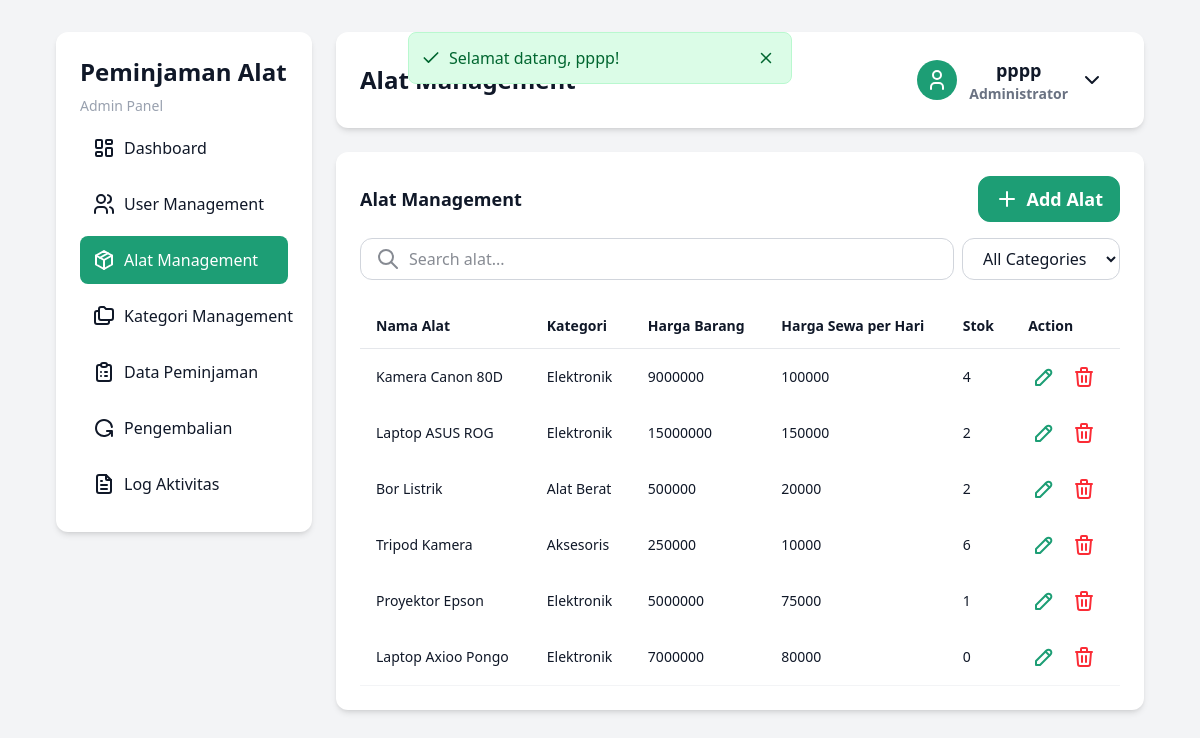
Page /pages/admin/alat.php (signed in) on the earlier database version.
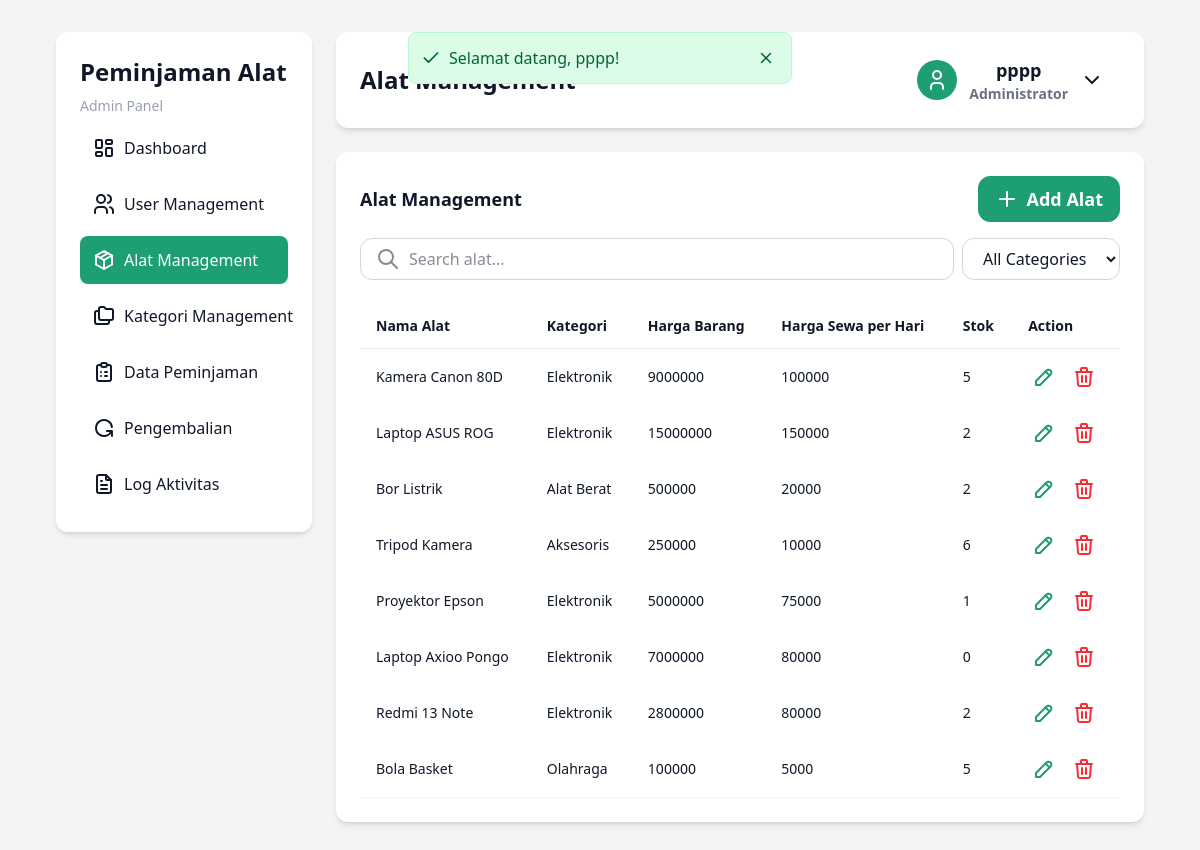
Same page on the later database version.
### tables this page shows
CREATE TABLE `alat` (
  `id_alat` int NOT NULL,
  `id_kategori` int NOT NULL,
  `nama_alat` varchar(150) NOT NULL,
  `harga_barang` int NOT NULL,
  `harga_sewa` int NOT NULL,
  `stok` int NOT NULL,
  `created_at` timestamp NOT NULL DEFAULT CURRENT_TIMESTAMP
);

CREATE TABLE `kategori` (
  `id_kategori` int NOT NULL,
  `nama_kategori` varchar(100) NOT NULL,
  `keterangan` text,
  `created_at` timestamp NOT NULL DEFAULT CURRENT_TIMESTAMP
);

### pages/admin/alat.php (the view, shortened to what the changed rows need)
<?php
include '../../config/conn.php';
$query = mysqli_query($conn, "SELECT alat.*, kategori.nama_kategori FROM alat
                                              JOIN kategori ON alat.id_kategori = kategori.id_kategori");
?>
<!DOCTYPE html>
<html lang="en">
  <head>
    <link rel="stylesheet" href="../../src/output.css" />
  </head>
  <body class="flex gap-6 min-h-screen w-full py-8 px-14">
    <?php
      include '../components/sidebar.php'
?>
    <main class="right-dashboard-section">
      <div class="main-card">
        <section class="equipment-table-section">
          <table class="crud-table">
            <thead>
              <tr>
                <td class="table-header">Nama Alat</td>
                <td class="table-header">Kategori</td>
                <td class="table-header">Harga Barang</td>
                <td class="table-header">Harga Sewa per Hari</td>
                <td class="table-header">Stok</td>
                <td class="table-header">Action</td>
              </tr>
            </thead>
            <tbody>
              <?php
while ($data = mysqli_fetch_assoc($query)) :
    ?>
              <tr data-id-kategori="<?= $data['id_kategori']; ?>">
                <td><?= $data['nama_alat']; ?> </td>
                <td><?= $data['nama_kategori'] ?></td>
                <td><?= $data['harga_barang'] ?></td>
                <td><?= $data['harga_sewa'] ?></td>
                <td><?= $data['stok'] ?></td>
                <td class="button-wrapper">
                  <a
                    href="#"
                    class="edit-button"
                    data-id="<?= $data['id_alat']; ?>"
                    data-nama-alat="<?= $data['nama_alat']; ?>"
                    data-id-kategori="<?= $data['id_kategori']; ?>"
                    data-harga-barang="<?= $data['harga_barang']; ?>"
                    data-harga-sewa="<?= $data['harga_sewa']; ?>"
                    data-stok="<?= $data['stok']; ?>"
                  >
                    <svg
                      xmlns="http://www.w3.org/2000/svg"
                      width="24"
                      height="24"
                      viewBox="0 0 24 24"
                      fill="none"
                      stroke="currentColor"
                      stroke-width="2"
                      stroke-linecap="round"
                      stroke-linejoin="round"
                    >
                      <path d="M4 20h4l10.5 -10.5a2.828 2.828 0 1 0 -4 -4l-10.5 10.5v4" />
                      <path d="M13.5 6.5l4 4" />
                    </svg>
                  </a>
                  <a href="proses/proses-delete-alat.php?id=<?= $data['id_alat']; ?>"
                     class="delete-button"
                     onclick="return confirm('Yakin hapus alat ini?')">
                  </a>
                </td>
              </tr>
              <?php endwhile; ?>
            </tbody>
          </table>
        </section>
      </div>
    </main>
  </body>
</html>

Differences in the rows shown:
changed alat "Kamera Canon 80D": stok "4" → "5"
added alat: nama_alat "Redmi 13 Note", id_kategori.nama_kategori "Elektronik", harga_barang "2800000", harga_sewa "80000", stok "2"
added alat: nama_alat "Bola Basket", id_kategori.nama_kategori "Olahraga", harga_barang "100000", harga_sewa "5000", stok "5"
